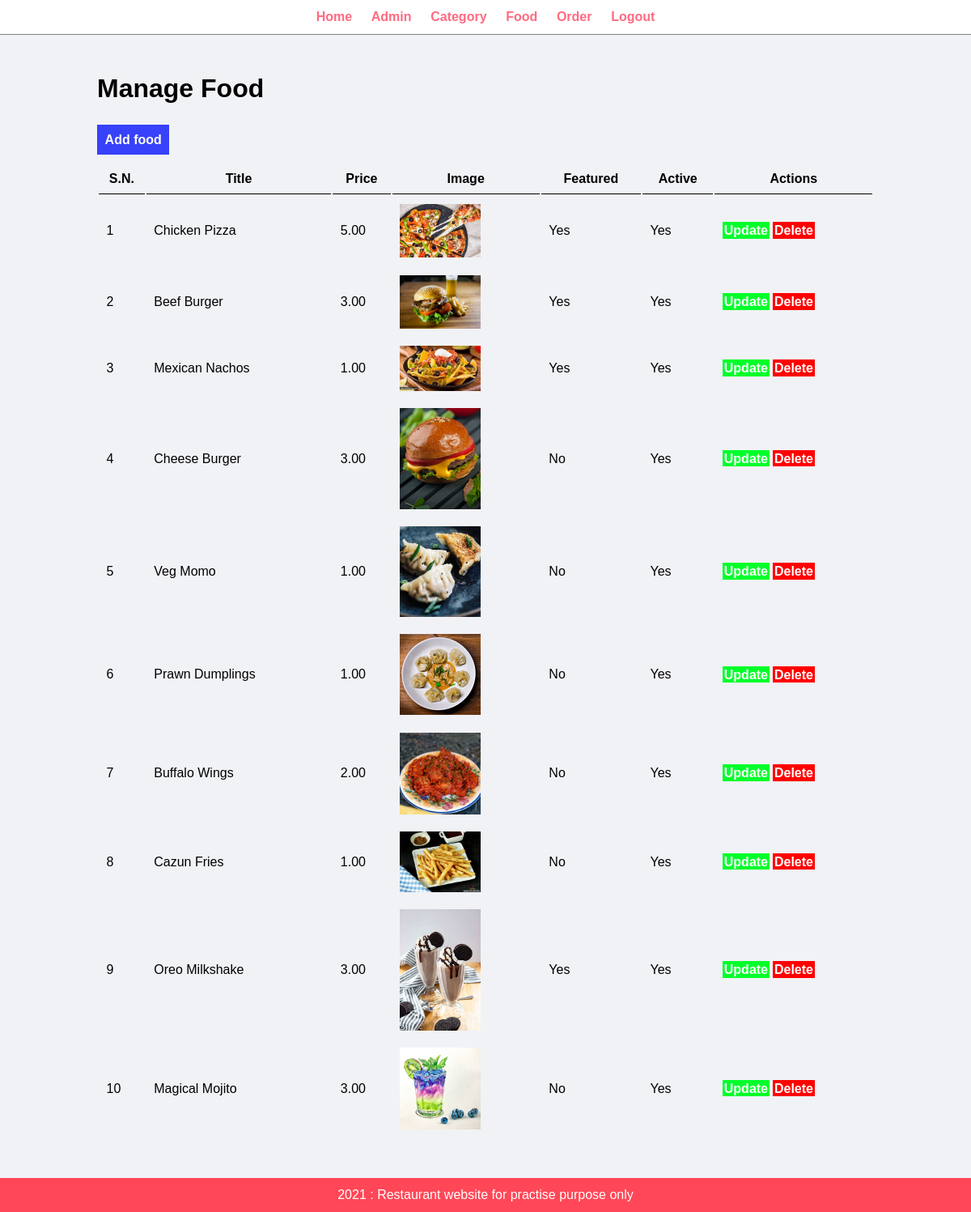
Page /admin/manage-food.php (signed in) on the committed database.
### tables this page shows
CREATE TABLE `tbl_food` (
  `id` int(10) UNSIGNED NOT NULL,
  `title` varchar(150) NOT NULL,
  `description` text NOT NULL,
  `price` decimal(10,2) NOT NULL,
  `image_name` varchar(255) NOT NULL,
  `category_id` int(10) UNSIGNED NOT NULL,
  `featured` varchar(10) NOT NULL,
  `active` varchar(10) NOT NULL
);

### admin/manage-food.php (the view, shortened to what this page needs)
<?php include 'partials/menu.php' ?>
<div class="main-content">
        <div class="wrapper">
            <h1>Manage Food</h1><br><br>
            <a href="<?php echo SITEURL; ?>admin/add-food.php" class="btn-primary">Add food</a><br><br>
            <table class="tbl-full">
                <tr>
                    <th>S.N.</th>
                    <th>Title</th>
                    <th>Price</th>
                    <th>Image</th>
                    <th>Featured</th>
                    <th>Active</th>
                    <th>Actions</th>
                </tr>
                <?php
                    $sql = "SELECT * FROM tbl_food";
                    $result = mysqli_query($myDB, $sql);
                    $count = mysqli_num_rows($result);
                    $sn=1;
                    if($count>0)
                    {
                        while($row=mysqli_fetch_assoc($result))
                        {
                            $id = $row['id'];
                            $title = $row['title'];
                            $price = $row['price'];
                            $image_name = $row['image_name'];
                            $featured = $row['featured'];
                            $active = $row['active'];
                            ?>
                            <tr>
                                <td> <?php echo $sn++; ?> </td>
                                <td> <?php echo $title; ?> </td>
                                <td> <?php echo $price; ?> </td>
                                <td>
                                    <?php
                                        if($image_name=="")
                                        {
                                            echo "<div class='error'>Image Not Added</div>";
                                        }
                                        else
                                        {
                                            ?>
                                            <img src="<?php echo SITEURL; ?>images/food/<?php echo $image_name; ?>" width="100px">
                                            <?php
                                        }
                                    ?>
                                </td>
                                <td> <?php echo $featured; ?> </td>
                                <td> <?php echo $active; ?> </td>
                                <td><a href="<?php echo SITEURL; ?>admin/update-food.php?id=<?php echo $id; ?>" class="btn-secondary">Update</a>
                                    <a href="<?php echo SITEURL; ?>admin/delete-food.php?id=<?php echo $id; ?>&image_name=<?php echo $image_name; ?>" class="btn-danger">Delete</a>
                                </td>
                            </tr>
                            <?php
                        }
                    }
                    else
                    {
                        echo "<tr><td colspan='7' class='error'>Food Not Added Yet</td></tr>";
                    }
                ?>
            </table>
        </div>
    </div>
<?php include 'partials/footer.php' ?>

### admin/partials/menu.php (shortened to what this page needs)
<html>
    <head>
        <link rel="stylesheet" href="../css/admin.css">
    </head>
    <body>
    <div class="menu text-center">
        <div class="wrapper">
            <ul>
                <li><a href="index.php">Home</a></li>
                <li><a href="manage-admin.php">Admin</a></li>
                <li><a href="manage-category.php">Category</a></li>
                <li><a href="manage-food.php">Food</a></li>
                <li><a href="manage-order.php">Order</a></li>
                <li><a href="logout.php">Logout</a></li>
            </ul>
        </div>
    </div>

### admin/partials/footer.php
        <div class="footer">
            <div class="wrapper">
                <p class="text-center">2021 : Restaurant website for practise purpose only</p>
            </div>
        </div>
    </body>
</html>

### css/admin.css (style rules this page uses)
* { margin: 0; padding: 0; font-family: Arial, Helvetica, sans-serif; }
.wrapper { padding: 1%; width: 80%; margin: 0 auto; }
.text-center { text-align: center; }
.tbl-full { width: 100%; }
table tr th { border-bottom: 1px solid black; padding: 1%; }
table tr td { padding: 1%; }
.btn-primary { background-color: #3742fa; padding: 1%; color: white; text-decoration: none; font-weight: bold; }
.btn-secondary { background-color: #00ff2a; padding: 1%; color: white; text-decoration: none; font-weight: bold; }
.btn-danger { background-color: #ff0000; padding: 1%; color: white; text-decoration: none; font-weight: bold; }
.menu { border-bottom: 1px solid grey; }
.menu ul { list-style-type: none; }
.menu ul li { display: inline; padding: 1%; }
.menu ul li a { text-decoration: none; font-weight: bold; color: #ff6b81; }
.main-content { background-color: #f1f2f6; padding: 3% 0; }
.footer { background-color: #ff4757; color: white; }

### rows in the picture
tbl_food: title "Chicken Pizza", price "5.00", image_name (picture), featured "Yes", active "Yes"
tbl_food: title "Beef Burger", price "3.00", image_name (picture), featured "Yes", active "Yes"
tbl_food: title "Mexican Nachos", price "1.00", image_name (picture), featured "Yes", active "Yes"
tbl_food: title "Cheese Burger", price "3.00", image_name (picture), featured "No", active "Yes"
tbl_food: title "Veg Momo", price "1.00", image_name (picture), featured "No", active "Yes"
tbl_food: title "Prawn Dumplings", price "1.00", image_name (picture), featured "No", active "Yes"
tbl_food: title "Buffalo Wings", price "2.00", image_name (picture), featured "No", active "Yes"
tbl_food: title "Cazun Fries", price "1.00", image_name (picture), featured "No", active "Yes"
tbl_food: title "Oreo Milkshake", price "3.00", image_name (picture), featured "Yes", active "Yes"
tbl_food: title "Magical Mojito", price "3.00", image_name (picture), featured "No", active "Yes"
